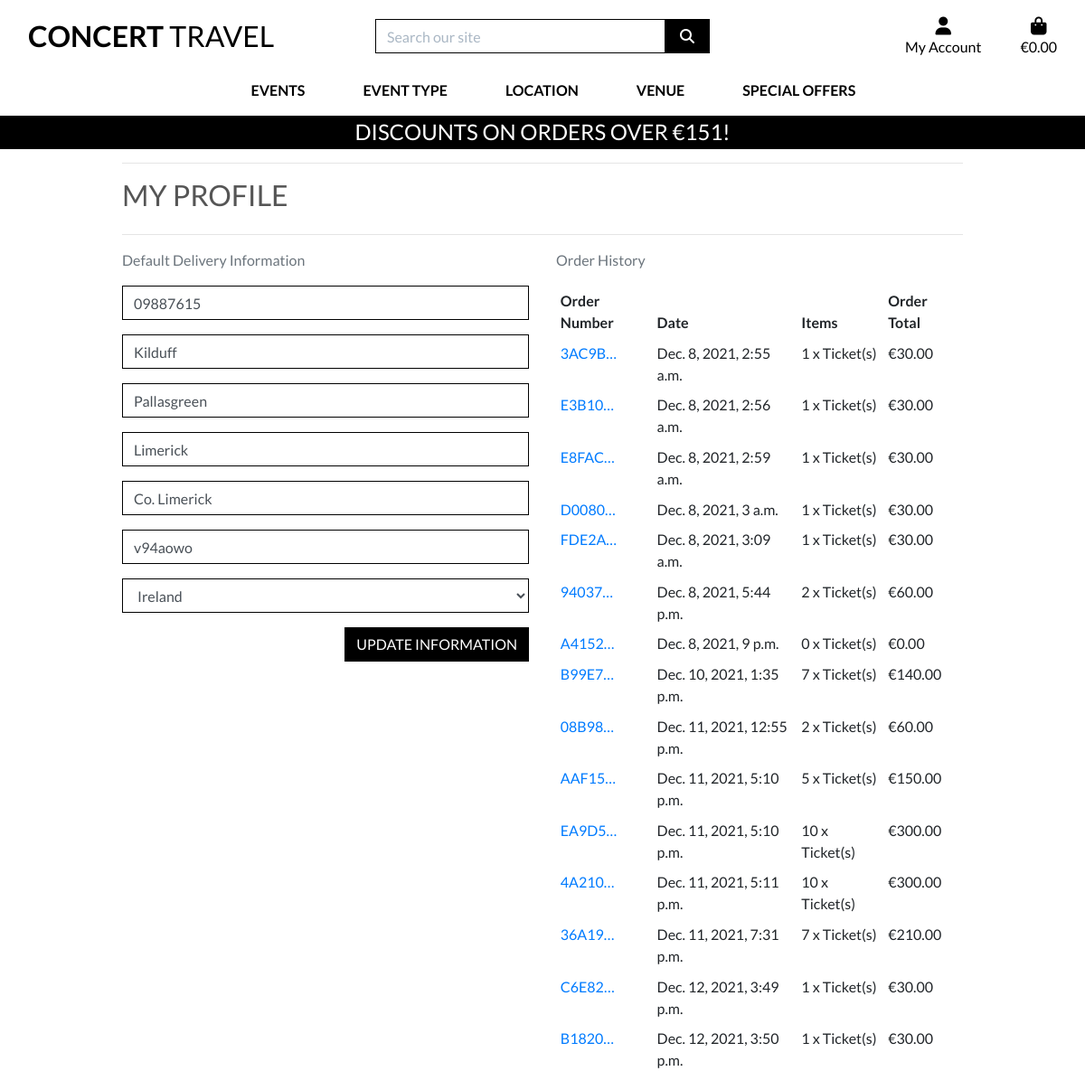
The app's page /profile/ (signed in), older data.
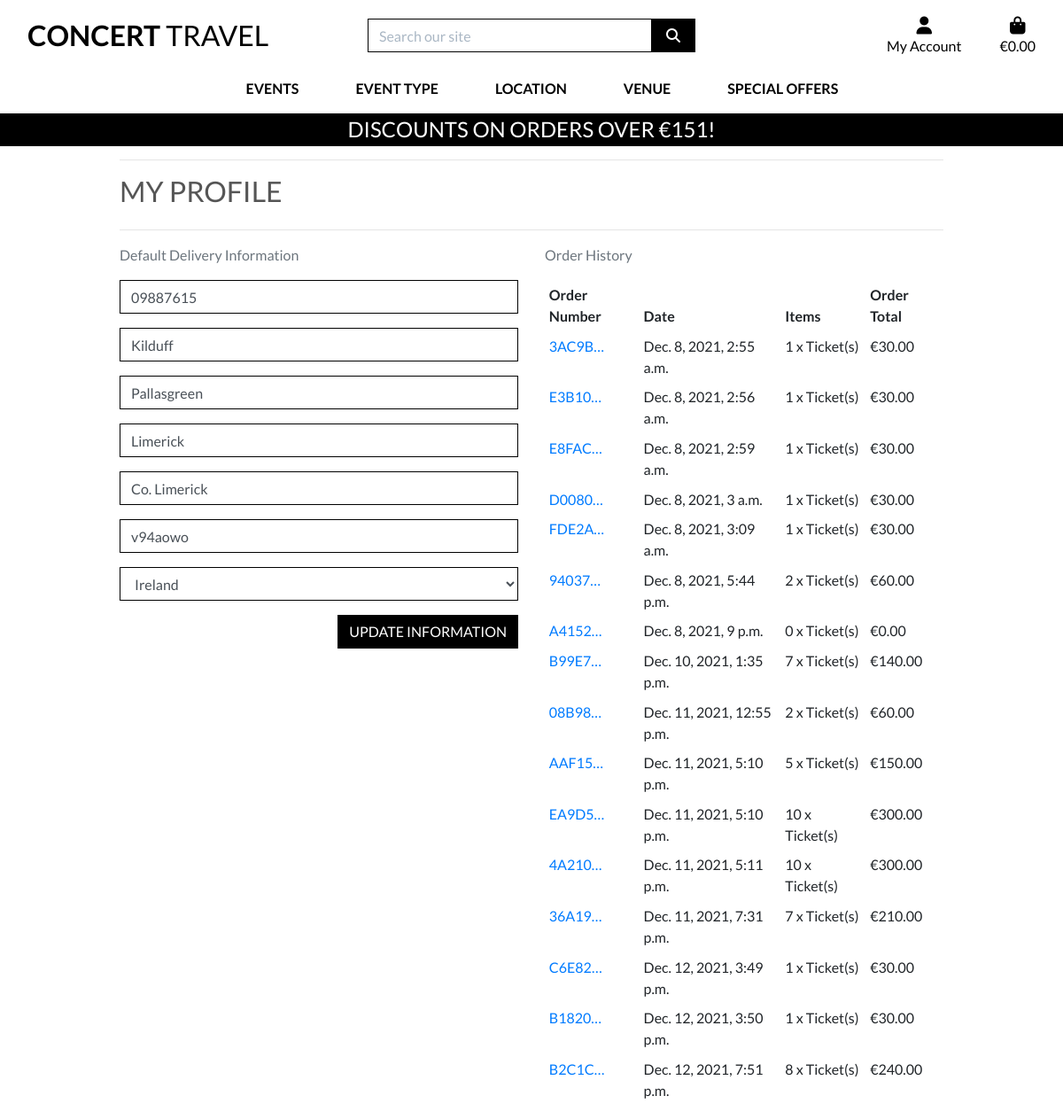
The same page, newer data.
### checkout/models.py (models this page shows, shortened)
class Order(models.Model):
    order_number = models.CharField(max_length=32, null=False, editable=False)
    full_name = models.CharField(max_length=50, null=False, blank=False)
    email = models.EmailField(max_length=254, null=False, blank=False)
    phone_number = models.CharField(max_length=20, null=False, blank=False)
    country = CountryField(blank_label='Country *', null=False, blank=False)
    postcode = models.CharField(max_length=20, null=True, blank=True)
    town_or_city = models.CharField(max_length=40, null=False, blank=False)
    street_address1 = models.CharField(max_length=80, null=False, blank=False)
    street_address2 = models.CharField(max_length=80, null=True, blank=True)
    county = models.CharField(max_length=80, null=True, blank=True)
    date = models.DateTimeField(auto_now_add=True)
    order_total = models.DecimalField(max_digits=10, decimal_places=2, null=False, default=0)
    original_bag = models.TextField(null=False, blank=False, default='')
    stripe_pid = models.CharField(max_length=254, null=False, blank=False, default='')
    user_profile = models.ForeignKey(UserProfile, on_delete=models.SET_NULL,
                                     null=True, blank=True, related_name='orders')
    discount = models.DecimalField(max_digits=6, decimal_places=2,
                                        null=False, default=0)
    grand_total = models.DecimalField(max_digits=10, decimal_places=2,
                                      null=False, default=0)

### profiles/views.py (the view)
# urls.py: path('profile/', include('profiles.urls')),
@login_required
def profile(request):
    profile = get_object_or_404(UserProfile, user=request.user)
    if request.method == 'POST':
        form = UserProfileForm(request.POST, instance=profile)
        if form.is_valid():
            form.save()
            messages.success(request, 'Profile updated successfully')
        else:
            messages.error(request, 'Update failed. \
                                    Please ensure the form is valid.')
    else:
        form = UserProfileForm(instance=profile)
    orders = profile.orders.all()
    template = 'profiles/profile.html'
    context = {
        'form': form,
        'orders': orders,
        'on_profile_page': True
    }
    return render(request, template, context)

### profiles/forms.py
class UserProfileForm(forms.ModelForm):
    class Meta:
        model = UserProfile
        exclude = ('user',)
    def __init__(self, *args, **kwargs):
        super().__init__(*args, **kwargs)
        placeholders = {
            'default_phone_number': 'Phone Number',
            'default_postcode': 'Postal Code',
            'default_town_or_city': 'Town or City',
            'default_street_address1': 'Street Address 1',
            'default_street_address2': 'Street Address 2',
            'default_county': 'County, State or Locality',
        }
        self.fields['default_phone_number'].widget.attrs['autofocus'] = True
        for field in self.fields:
            if field != 'default_country':
                if self.fields[field].required:
                    placeholder = f'{placeholders[field]} *'
                else:
                    placeholder = placeholders[field]
                self.fields[field].widget.attrs['placeholder'] = placeholder
            self.fields[field].widget.attrs['class'] = 'border-black rounded-0 \
                                                        profile-form-input'
            self.fields[field].label = False

### profiles/templates/profiles/profile.html (shortened to what this page needs)
{% extends "base.html" %}
{% load static %}
{% block page_header %}
    <div class="container header-container">
    </div>
{% endblock %}
{% block content %}
    <div class="overlay"></div>
    <div class="container">
        <div class="row">
            <div class="col">
                <hr>
                <h2 class="logo-font mb-4">My Profile</h2>
                <hr>
            </div>
        </div>
        <div class="row">
            <div class="col-12 col-lg-6">
                <p class="text-muted">Default Delivery Information</p>
                <form class="mt-3" action="{% url 'profile' %}" method="POST" id="profile-update-form">
                    {{ form|crispy }}
                    <button class="btn btn-black rounded-0 text-uppercase float-right">Update Information</button>
                </form>
            </div>
            <div class="col-12 col-lg-6">
                <p class="text-muted">Order History</p>
                <div class="order-history table-responsive">
                    <table class="table table-sm table-borderless">
                        <thead>
                            <tr>
                                <th>Order Number</th>
                                <th>Date</th>
                                <th>Items</th>
                                <th>Order Total</th>
                            </tr>
                        </thead>
                        <tbody>
                            {% for order in orders %}
                                <tr>
                                    <td>
                                        <a href="{% url 'order_history' order.order_number %}"
                                        title="{{ order.order_number }}">
                                            {{ order.order_number|truncatechars:6 }}
                                        </a>
                                    </td>
                                    <td>{{ order.date }}</td>
                                    <td>{{ order.lineitems.count }} x Ticket(s)</td>
                                    <td>€{{ order.order_total }}</td>
                                </tr>
                            {% endfor %}
                        </tbody>
                    </table>
                </div>
            </div>
        </div>
{% endblock %}

Row changes from the older to the newer data that the page shows:
added Order: order_number "B2C1C…", date "Dec. 12, 2021, 7:51 p.m.", lineitems.count "8", order_total "240.00"
